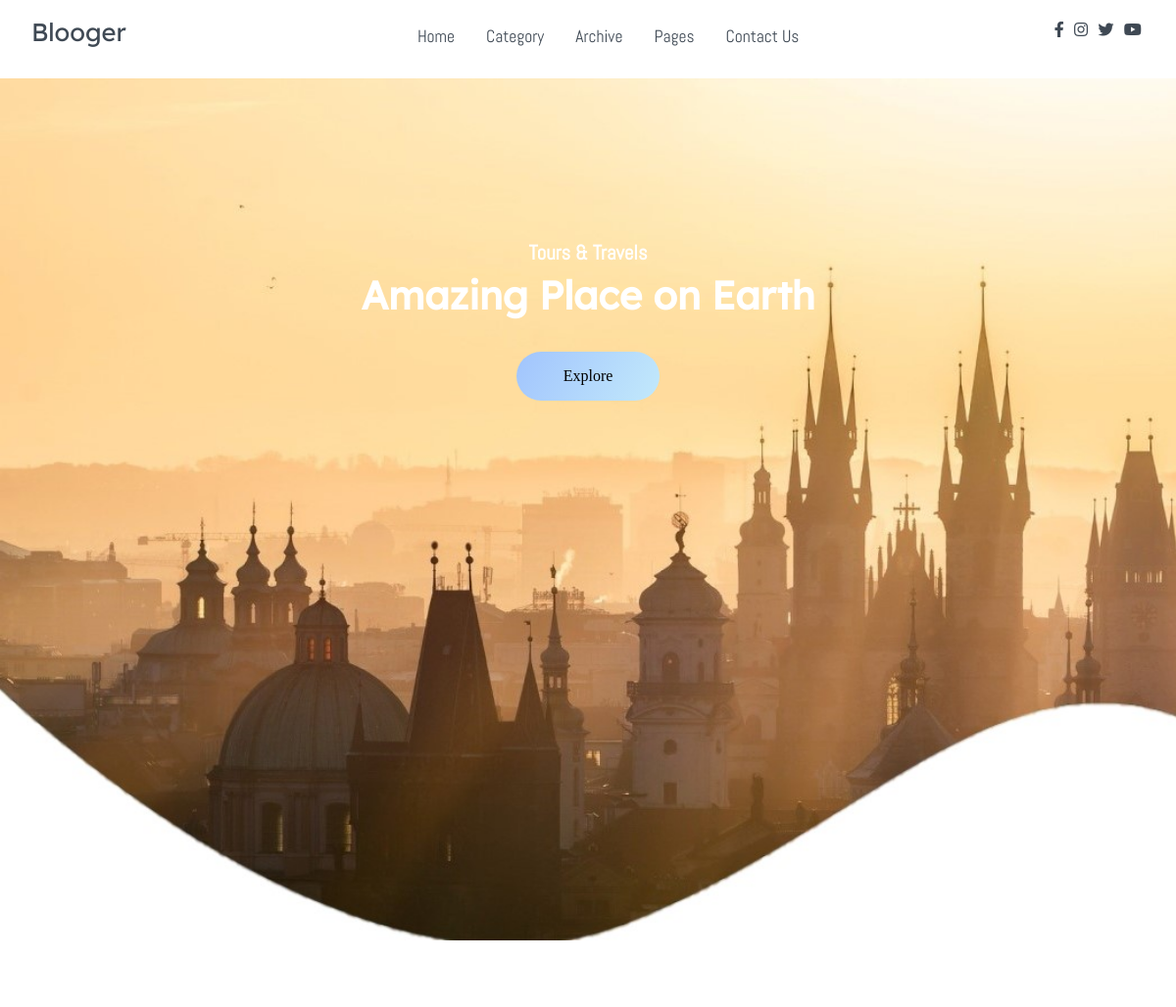
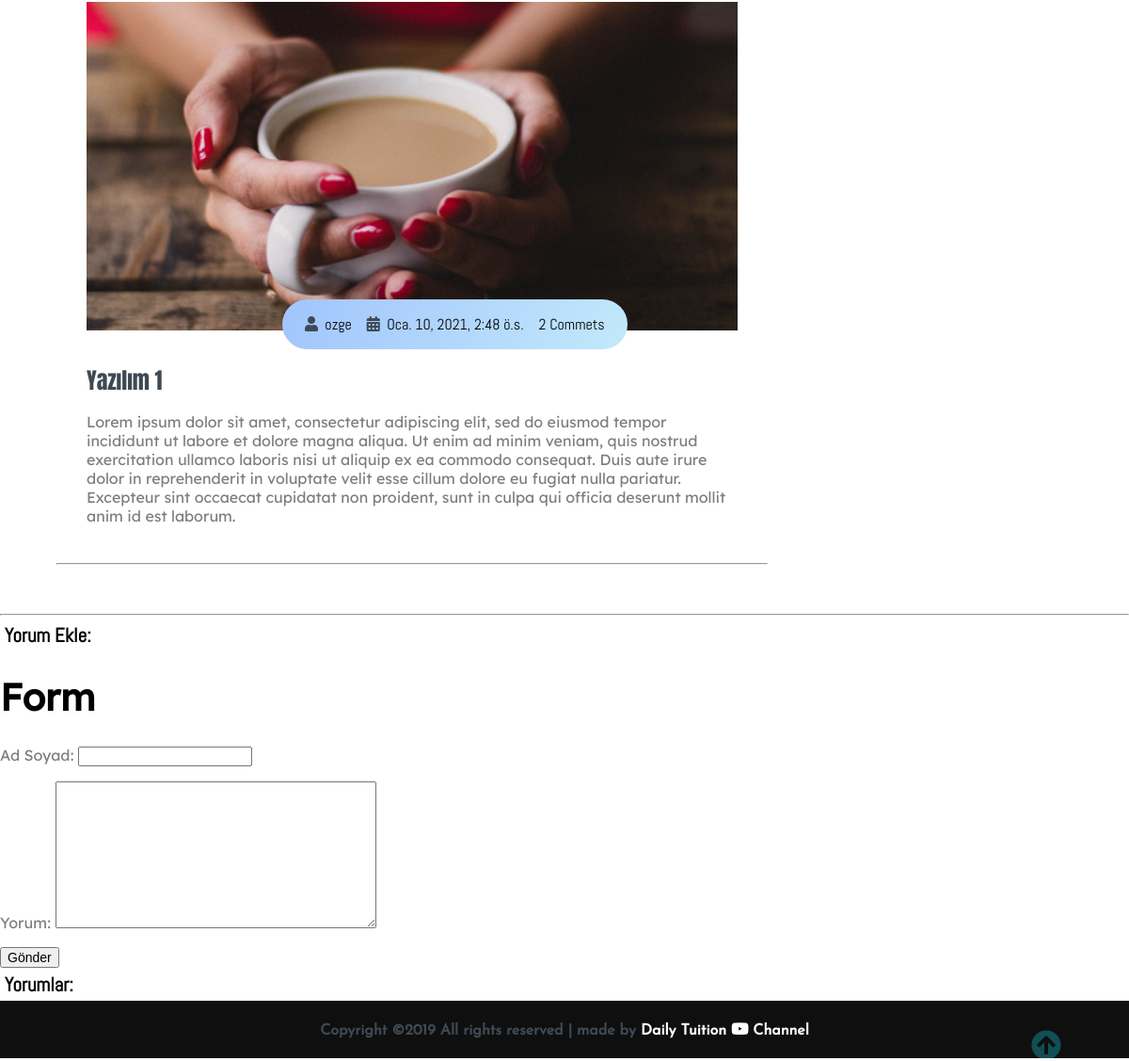
Screenshot of /post/yazilim-1/ with the database file from the repository (2 pictures, top to bottom).
### blog/models.py (models this page shows, shortened)
class Post(models.Model):
    category = models.ForeignKey(Category,on_delete=models.CASCADE)
    user = models.ForeignKey('auth.User', related_name='post', on_delete=models.CASCADE)
    title = models.CharField(max_length=120, verbose_name='Başlık')
    content = models.TextField(verbose_name='İçerik')
    publishing_date =models.DateTimeField(verbose_name='Yayınlanma Tarihi', auto_now_add=True)
    image = models.ImageField(null=True, blank=True, upload_to='post')
    slug = models.SlugField(editable=False, unique=True)
    read = models.IntegerField(default = 0) #popüler post için
    class Meta:
        ordering  = ['-publishing_date', 'id']

### blog/views.py (the view)
# urls.py: path('post/<slug:slug>/', post_detail, name='detail'),
def post_detail(request, slug):
    post = get_object_or_404(Post, slug=slug)
    form = CommentForm(request.POST or None)
    if form.is_valid():
        comment = form.save(commit=False)
        comment.post=post
        comment.save()
        return HttpResponseRedirect(post.get_absolute_url())
    read = post.read
    read += 1
    degıs = Post.objects.filter(slug=slug).update(read=read)
    context = {
        'post' : post,
        'form' : form,
    }
    return render(request, 'detail.html', context)

### blog/forms.py
class CommentForm(forms.ModelForm):
    class Meta:
        model = Comments
        fields= [
            'name',
            'content',
        ]

### templates/detail.html (shortened to what this page needs)
{% extends 'base.html' %}
{% load static %}
{% block content %}
    <main>
        <section class="site-title">
            <div class="site-background" data-aos="fade-up" data-aos-delay="100">
                <h3>Tours & Travels</h3>
                <h1>Amazing Place on Earth</h1>
                <button class="btn">Explore</button>
            </div>
        </section>
        <br><br><br>
        <section class="container">
            <div class="site-content">
                <div class="posts">
                    <div class="post-content" data-aos="zoom-in" data-aos-delay="200">
                        <div class="post-image">
                            <div>
                                {% if post.image %}
                                <img src="{{ post.image.url }}" class="img" alt="blog1">
                                {% else %}
                                <br>
                                {% endif %}
                            </div>
                            <div class="post-info flex-row">
                                <span><i class="fas fa-user text-gray"></i>&nbsp;&nbsp;{{post.user}}</span>
                                <span><i class="fas fa-calendar-alt text-gray"></i>&nbsp;&nbsp;{{post.publishing_date}}</span>
                                <span>2 Commets</span>
                            </div>
                        </div>
                        <div class="post-title">
                            <a href="#">{{post.title}}</a>
                            <p>{{post.content}}
                            </p>
                        </div>
                    </div>
                    <hr>
                </div>
            </div>
        </section>
        <br><br><hr>
        <h3>Yorum Ekle:</h3>
        {% include 'forms.html' %}
    </main>
    <h3>Yorumlar:</h3>
    <div>
 {% endblock %}

### static/css/all.css (style rules this page uses)
.fa, .fas, .far, .fal, .fad, .fab { -moz-osx-font-smoothing: grayscale; -webkit-font-smoothing: antialiased; display: inline-block; font-style: normal; font-variant: normal; text-rendering: auto; line-height: 1; }
.fa-calendar-alt:before { content: "\f073"; }
.fa-user:before { content: "\f007"; }
.fa, .fas { font-family: 'Font Awesome 5 Free'; font-weight: 900; }

### static/css/Style.css (style rules this page uses)
html, body { margin: 0%; box-sizing: border-box; overflow-x: hidden; }
:root { --text-gray: #3f4954; --text-light : #686666da; --bg-color: #0f0f0f; --white: #ffffff; --midnight: #104f55; --sky: linear-gradient(120deg, #a1c4fd 0%, #c2e9fb 100%); --Abel: 'Abel', cursive; --Anton: 'Anton', cursive; --Josefin : 'Josefin', cursive; --Lexend: 'Lexend', cursive; --Livvic : 'Livvic', cursive; }
a { text-decoration: none; color: var(--text-gray); }
.flex-row { display: flex; flex-direction: row; flex-wrap: wrap; }
h1 { font-family: var(--Lexend); font-size: 2.5rem; }
h3 { font-family: var(--Abel); font-size: 1.3rem; }
button.btn { border: none; border-radius: 2rem; padding: 1rem 3rem; font-size: 1rem; font-family: var(--Livvic); cursor: pointer; }
span { font-family: var(--Abel); }
.container { margin: 0 5vw; }
.text-gray { color: var(--text-gray); }
p { font-family: var(--Lexend); color: var(--text-light); }
main .site-title { background: url('../assets/Background-image.jpg'); background-size: cover; height: 110vh; display: flex; justify-content: center; }
main .site-title .site-background { padding-top: 10rem; text-align: center; color: var(--white); }
main .site-title h1, h3 { margin: .3rem; }
main .site-title .btn { margin: 1.8rem; background: var(--sky); }
main .site-content { display: grid; grid-template-columns: 70% 30%; }
main .post-content { width: 100%; }
main .site-content .post-content > .post-image, .post-title { padding: 1rem 2rem; position: relative; }
main .site-content .post-content > .post-image .post-info { background: var(--sky); padding: 1rem; position: absolute; bottom: 0%; left: 20vw; border-radius: 3rem; }
main .site-content .post-content > .post-image > div { overflow: hidden; }
main .site-content .post-content > .post-image .img { width: 100%; transition: all 1s ease; }
main .site-content .post-content > .post-image .post-info span { margin: 0 .5rem; }
main .post-content .post-title a { font-family: var(--Anton); font-size: 1.5rem; }

### rows the page displays
Post: image (picture), user "ozge", publishing_date "Oca. 10, 2021, 2:48 ö.s.", title "Yazılım 1", content "Lorem ipsum dolor sit amet, consectetur adipiscing elit, sed do eiusmod tempor incididunt ut labore et dolore magna aliqua. Ut enim ad minim veniam, quis nostrud exercitation ullamco laboris nisi ut aliquip ex ea commodo consequat. Duis aute irure dolor in reprehenderit in voluptate velit esse cillum dolore eu fugiat nulla pariatur. Excepteur sint occaecat cupidatat non proident, sunt in culpa qui officia deserunt mollit anim id est laborum."
